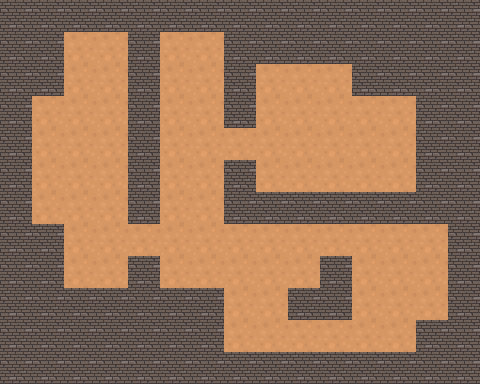

This is a level from a 2D game, rendered from its Tiled map with the project's own tilesets. A one-line summary and the complete map file follow:
An orthogonal 15x12 tile map with 32x32 px tiles, 1 tile layer (Прошарок плиток 1).

<map version="1.10" tiledversion="1.10.2" orientation="orthogonal" renderorder="left-up" width="15" height="12" tilewidth="32" tileheight="32" infinite="0" nextlayerid="2" nextobjectid="1">
 <tileset firstgid="1" source="Підлога.tsx" />
 <layer id="1" name="Прошарок плиток 1" width="15" height="12">
  <data encoding="csv">
2,2,2,2,2,2,2,2,2,2,2,2,2,2,2,
2,2,1,1,2,1,1,2,2,2,2,2,2,2,2,
2,2,1,1,2,1,1,2,1,1,1,2,2,2,2,
2,1,1,1,2,1,1,2,1,1,1,1,1,2,2,
2,1,1,1,2,1,1,1,1,1,1,1,1,2,2,
2,1,1,1,2,1,1,2,1,1,1,1,1,2,2,
2,1,1,1,2,1,1,2,2,2,2,2,2,2,2,
2,2,1,1,1,1,1,1,1,1,1,1,1,1,2,
2,2,1,1,2,1,1,1,1,1,2,1,1,1,2,
2,2,2,2,2,2,2,1,1,2,2,1,1,1,2,
2,2,2,2,2,2,2,1,1,1,1,1,1,2,2,
2,2,2,2,2,2,2,2,2,2,2,2,2,2,2
</data>
 </layer>
</map>
